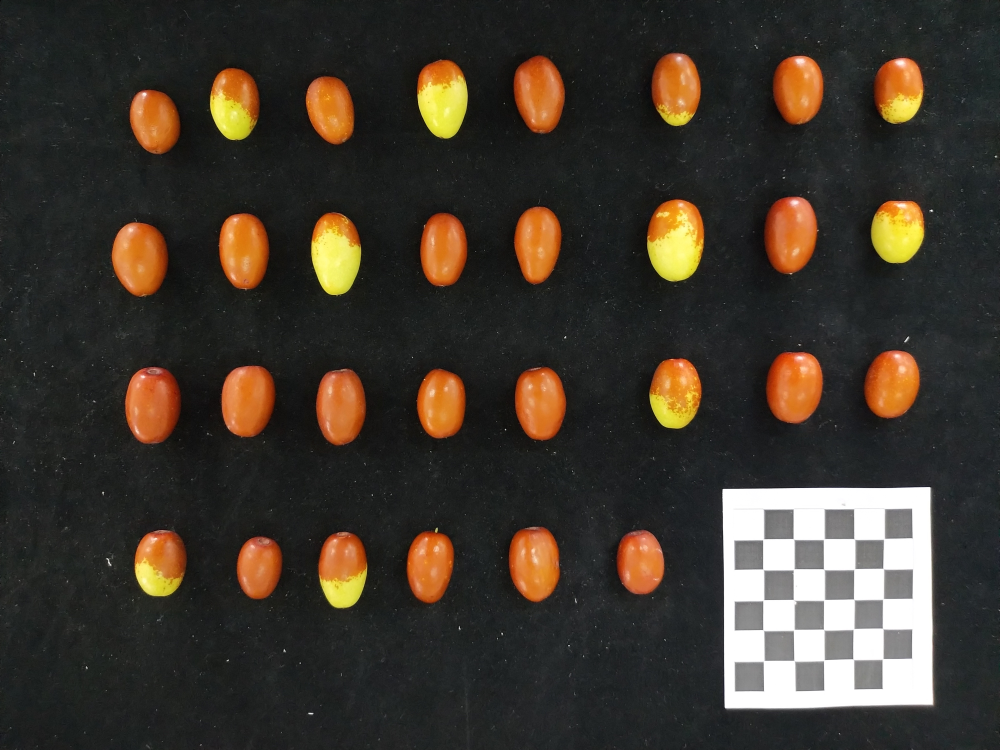
#> input picture image/black/1.jpg, 4000 x 3000 px, given in place of 1.jpg1.jpg, which was not available (shown at 1/4 size)
$ python -i percentage.py   (imports and definitions only)
#> lines starting #> are read from the running program, lines starting #| are printed output that depends on the picture
import numpy as np
import cv2 as cv
import pandas as pd
import pyefd
import os
from tqdm import tqdm

def overlape(path,output_path):
#> called with path = 'image/black/1.jpg', output_path = 'out.png'
    name_list = os.listdir(path)
    all_over = []#创建重合率列表
    over = []
    for jujuba_name in tqdm(name_list):#遍历文件
        print(jujuba_name)
        image = cv.imread(path + jujuba_name,cv.IMREAD_GRAYSCALE)#读入原始轮廓图片
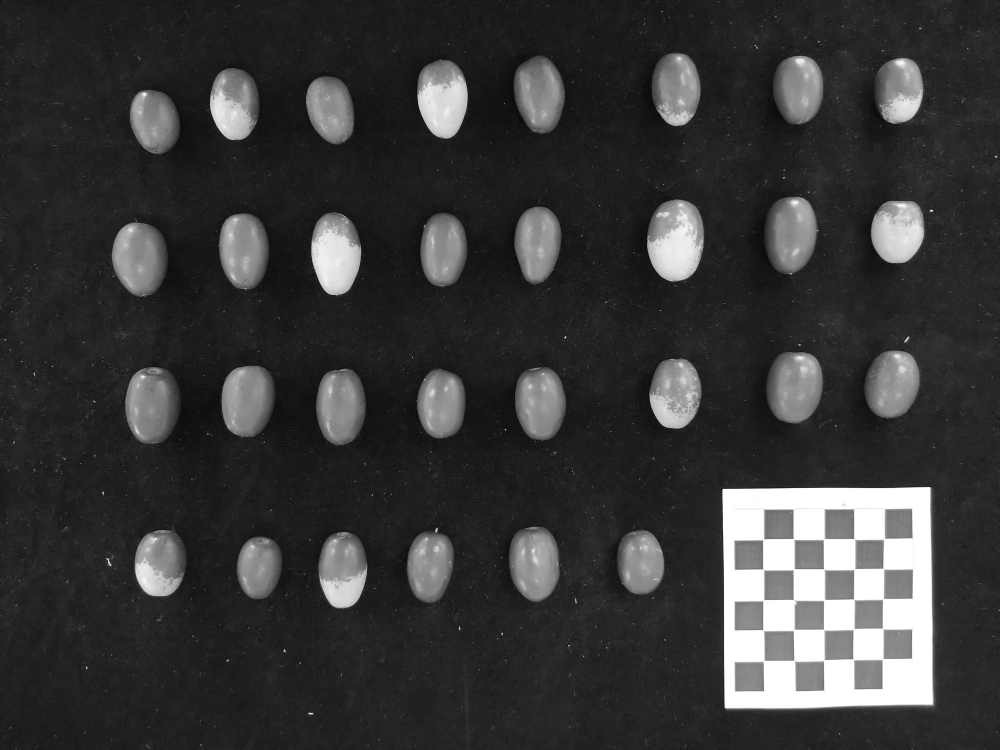
#> image: shape (3000, 4000) (shown at 1/4 size); min 0, max 255, mean 56.1
#> (the run stopped early here; a loop or call above may not have finished)

$ run again, on image/black/2.jpg
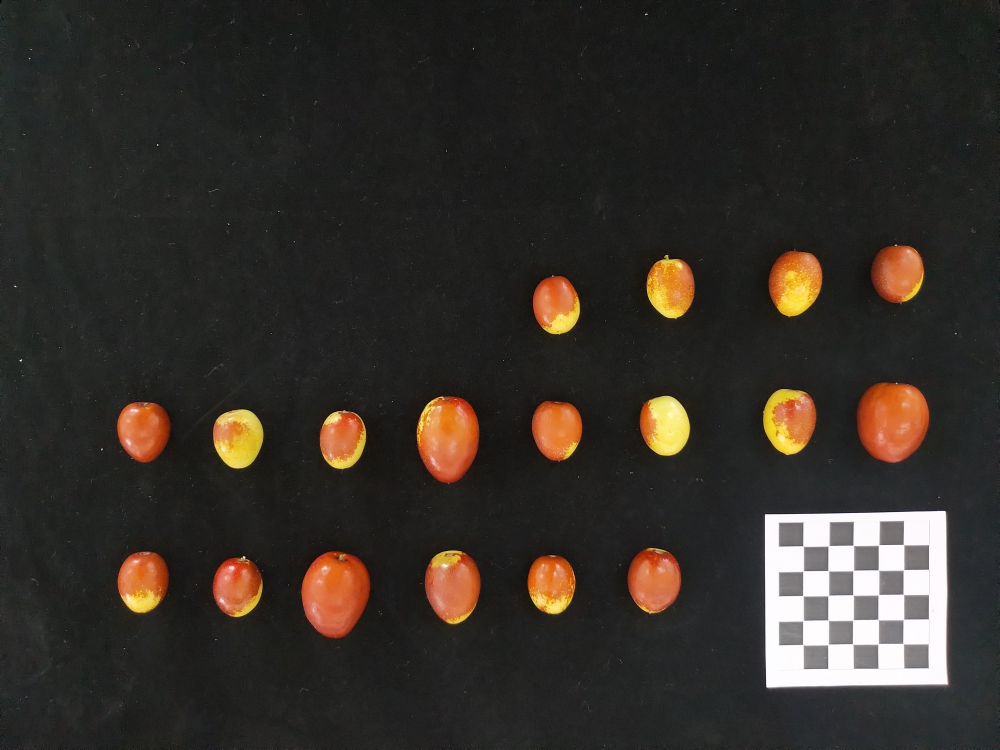
#> input picture image/black/2.jpg, 4000 x 3000 px, given in place of 2.jpg2.jpg, which was not available (shown at 1/4 size)
#> in overlape, `image = cv.imread(path + jujuba_name,cv.IMREAD_GRAYSCALE)#读入原始轮廓图片`:
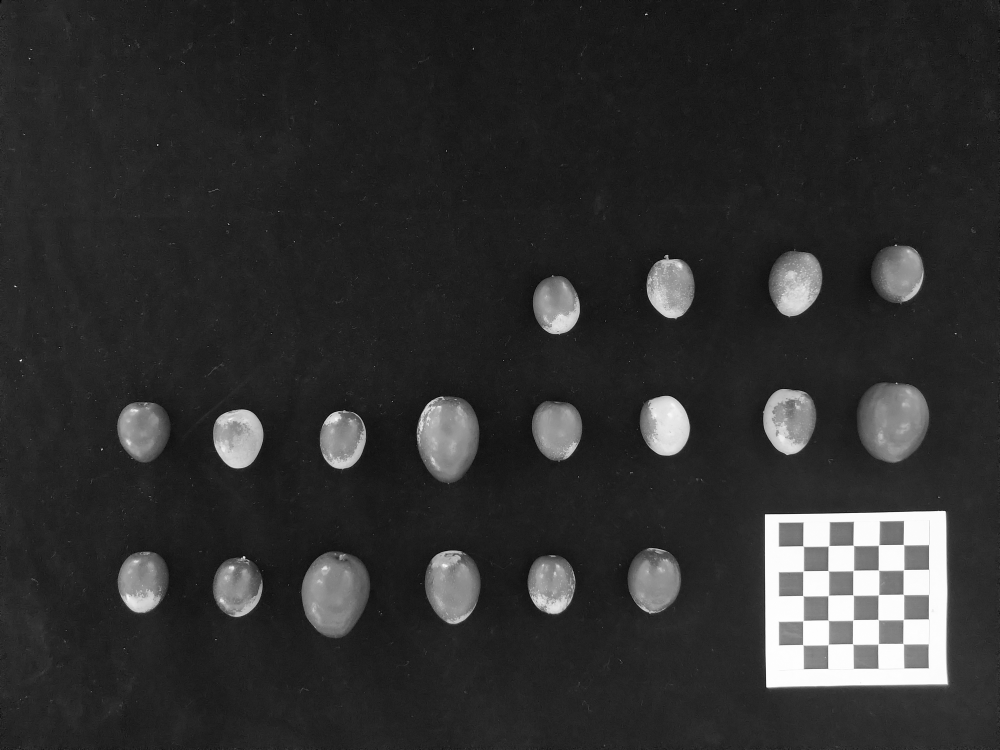
#> image: shape (3000, 4000) (shown at 1/4 size); min 0, max 255, mean 47.7

$ run again, on image/black/3.jpg
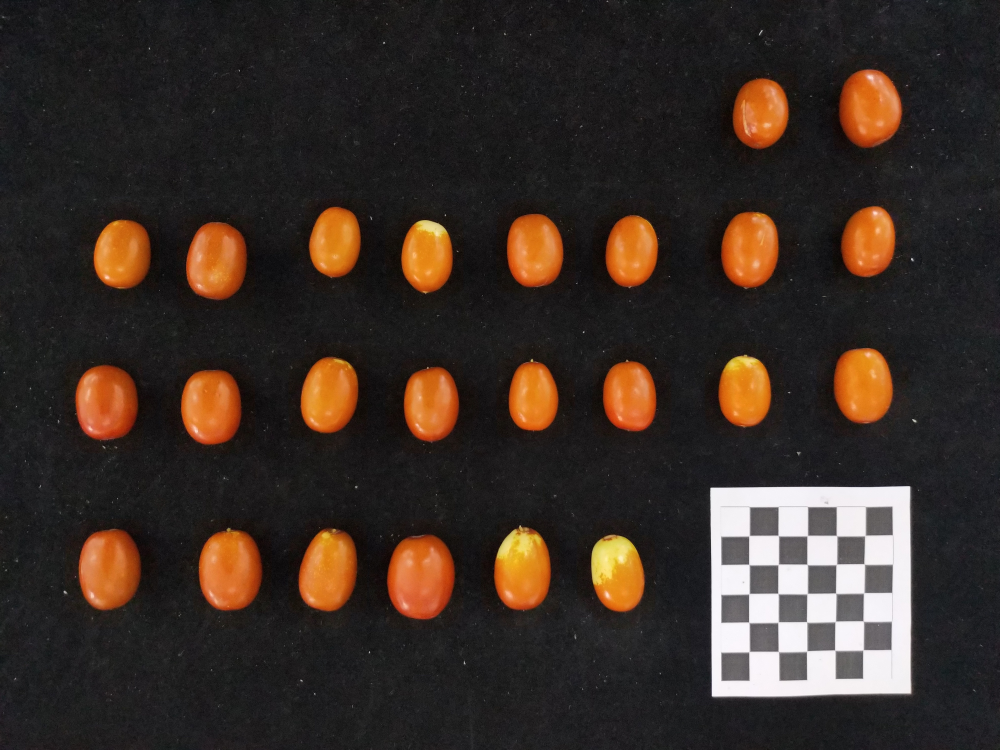
#> input picture image/black/3.jpg, 4000 x 3000 px, given in place of 3.jpg3.jpg, which was not available (shown at 1/4 size)
#> in overlape, `image = cv.imread(path + jujuba_name,cv.IMREAD_GRAYSCALE)#读入原始轮廓图片`:
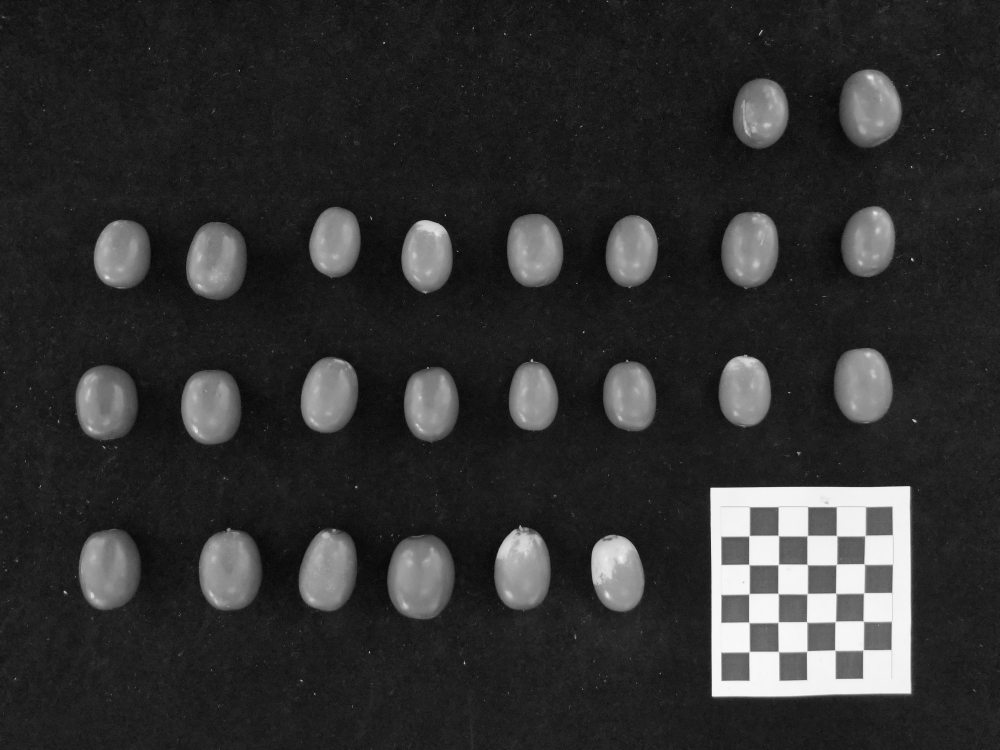
#> image: shape (3000, 4000) (shown at 1/4 size); min 0, max 255, mean 48.3

$ run again, on image/black/4.jpg
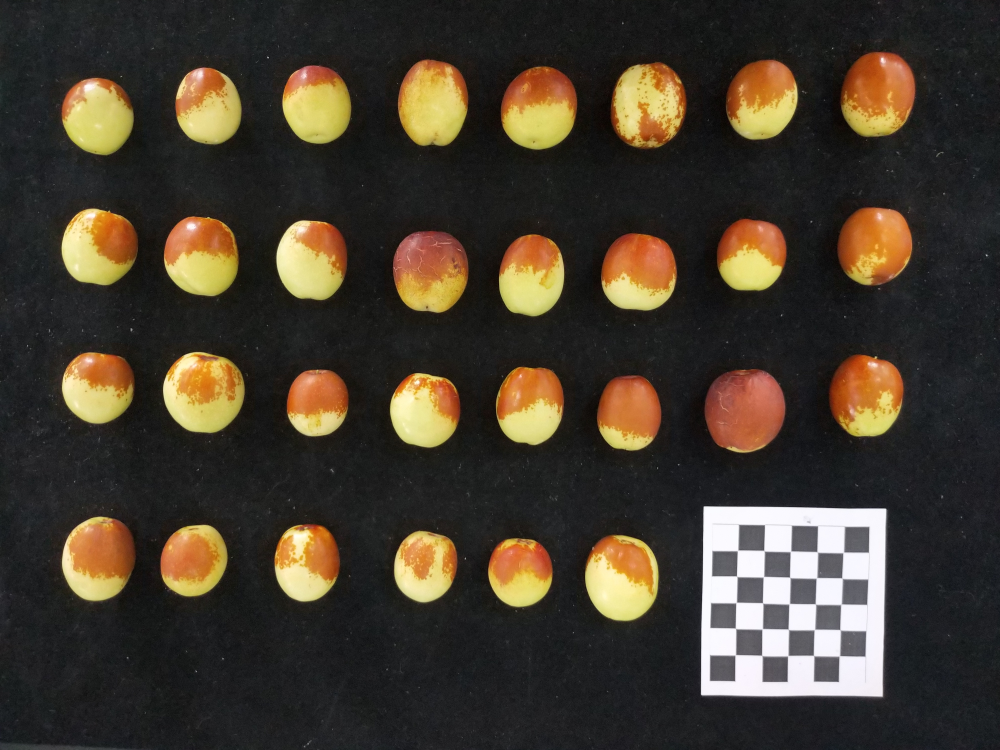
#> input picture image/black/4.jpg, 4000 x 3000 px, given in place of 4.jpg4.jpg, which was not available (shown at 1/4 size)
#> in overlape, `image = cv.imread(path + jujuba_name,cv.IMREAD_GRAYSCALE)#读入原始轮廓图片`:
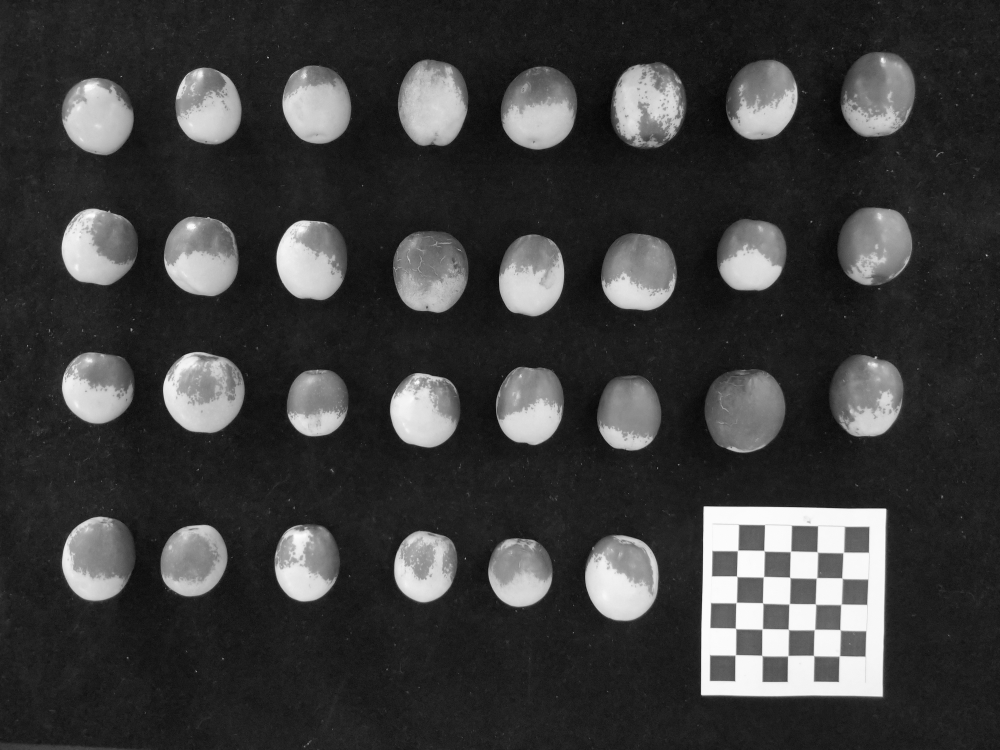
#> image: shape (3000, 4000) (shown at 1/4 size); min 0, max 255, mean 60.3
